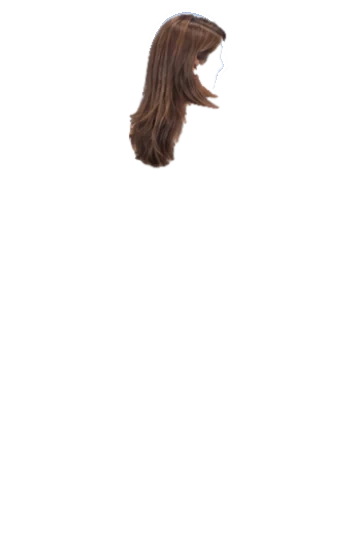
#> input picture work/a8/w6.webp, 360 x 541 px; its folder holds only this picture in this run
$ python nobg.py
#> lines starting #> are read from the running program, lines starting #| are printed output that depends on the picture; after the words box and inside, x2 and y2 are one past the last pixel; in counts of white or black regions, pixels touching at a corner belong together; pictures that were not available may be replaced by others from this repository, and a replacement may not be noted
# v182: garment layers carried bits of the blue photo backdrop (e.g. inside the loop of the hand on the hip).
# On the original backdrop they were invisible; on a new background they show. Where the doll itself is backdrop
# (cutout c<v> transparent) and the layer pixel is the backdrop colour of n<v> at that spot, the pixel goes.
import sys,glob,os,shutil,re,numpy as np
from PIL import Image
from scipy import ndimage as ndi
A8='/home/claude/sara-closet/work/a8';BK='/home/claude/sara-closet/closet/avatar8/new2/items/before_v182'
for f in sorted(glob.glob(A8+'/x*.webp')+glob.glob(A8+'/w*.webp')):
    v=int(re.search(r'(\d)\.webp$',f).group(1))
    L=np.asarray(Image.open(f).convert('RGBA')).astype(float)
    n=np.asarray(Image.open(f'{A8}/n{v}.webp').convert('RGB')).astype(float)
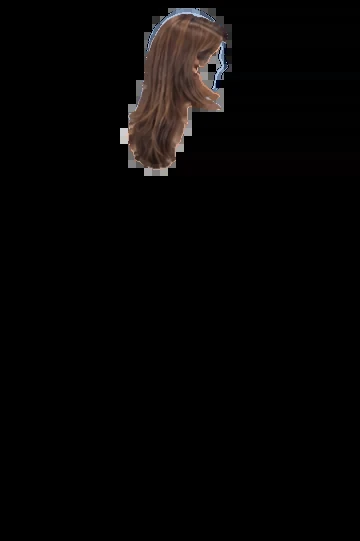
#> n: shape (541, 360, 3) float64; mean R, G, B 6.2, 5, 4.7
    c=np.asarray(Image.open(f'{A8}/c{v}.webp'))[...,3]
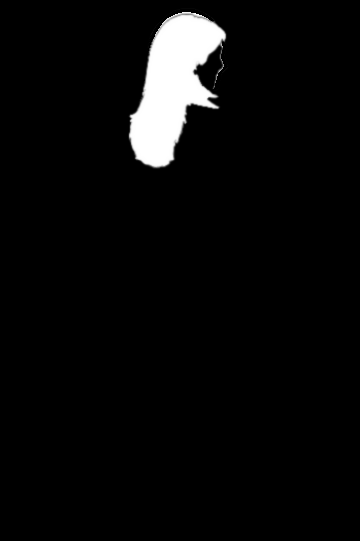
#> c: shape (541, 360); min 0, max 255, mean 10.7
    bgarea=c<20;al=L[...,3]>0
#> after `bgarea = c < 20`:
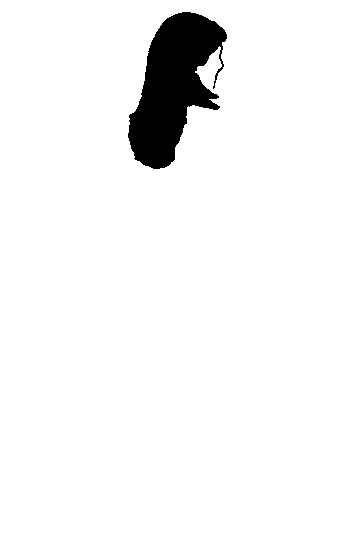
#> bgarea: shape (541, 360) bool; 95.5% white; 1 black region, box (x1, y1, x2, y2) and area: (128, 12, 227, 169) 8810
#> after `al = L[..., 3] > 0`:
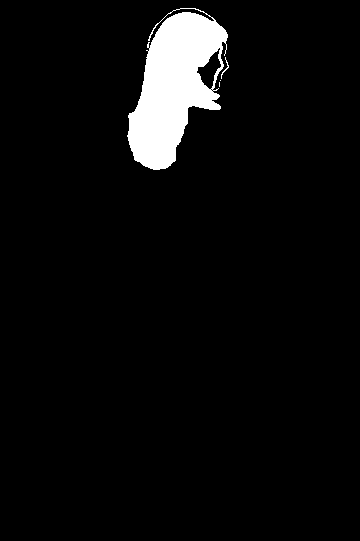
#> al: shape (541, 360) bool; 4.8% white; 4 white regions (2 under 20 px), largest, box (x1, y1, x2, y2) and area: (127, 8, 228, 170) 9345, (221, 57, 229, 79) 31
    d=np.sqrt(((L[...,:3]-n)**2).sum(-1))
#> d: shape (541, 360) float64; every value is 0
    rm=bgarea&al&(d<34)
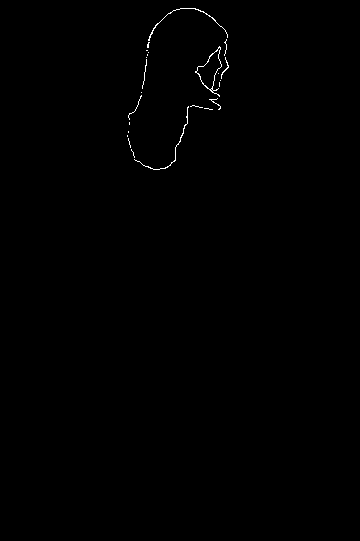
#> rm: shape (541, 360) bool; 0.29% white in thin lines or dots, all inside (x1, y1, x2, y2) = (127, 8, 229, 170)
    if rm.sum()<15:continue
    if not os.path.exists(BK+'/'+os.path.basename(f)):shutil.copy(f,BK+'/'+os.path.basename(f))
    a=L[...,3].copy();a[rm]=0
#> after `a[rm] = 0`: a: shape (541, 360) float64; min 0, max 255, mean 10.7
    soft=bgarea&al&~rm&(d<64);a[soft]*=np.clip((d[soft]-34)/30,0,1)
#> after `soft = bgarea & al & ~rm & (d < 64)`: soft: shape (541, 360) bool; every value is 0
    ring=ndi.binary_dilation(rm,iterations=1)&~rm&bgarea&(a>0);a[ring]*=.55
    L[...,3]=a
    Image.fromarray(np.clip(L,0,255).astype(np.uint8)).save(f,'WEBP',quality=90,method=6)
    print(os.path.basename(f),int(rm.sum()))
#| w6.webp 572
